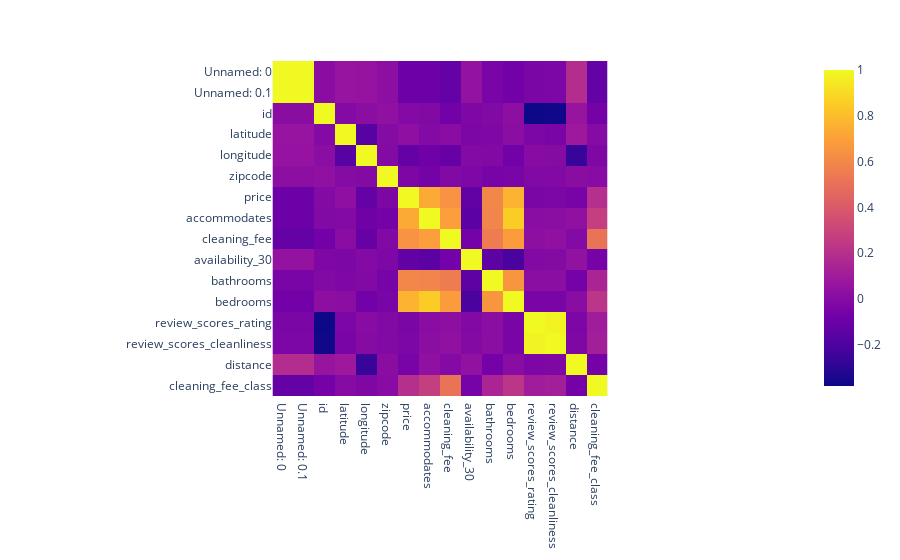

The cell this chart's notebook holds for it:
### Markdown cell above
# House Features

### Code cell
house = df[df['property_type'] == 'House']
hm2 = px.imshow(house.corr())
hm2.show()

### Figure 1 — Plotly figure (JSON) as saved in the notebook; plotly's stock layout.template omitted (floating-point values rounded to 4 significant figures; data arrays with more than 128 entries replaced by an {"elided": "..."} marker saying what was removed)
{"data": [{"coloraxis": "coloraxis", "hovertemplate": "x: %{x}<br>y: %{y}<br>color: %{z}<extra></extra>", "type": "heatmap", "x": ["Unnamed: 0", "Unnamed: 0.1", "id", "latitude", "longitude", "zipcode", "price", "accommodates", "cleaning_fee", "availability_30", "bathrooms", "bedrooms", "review_scores_rating", "review_scores_cleanliness", "distance", "cleaning_fee_class"], "y": ["Unnamed: 0", "Unnamed: 0.1", "id", "latitude", "longitude", "zipcode", "price", "accommodates", "cleaning_fee", "availability_30", "bathrooms", "bedrooms", "review_scores_rating", "review_scores_cleanliness", "distance", "cleaning_fee_class"], "z": {"elided": "16x16 float values"}}], "layout": {"coloraxis": {"colorscale": [[0, "#0d0887"], [0.1111, "#46039f"], [0.2222, "#7201a8"], [0.3333, "#9c179e"], [0.4444, "#bd3786"], [0.5556, "#d8576b"], [0.6667, "#ed7953"], [0.7778, "#fb9f3a"], [0.8889, "#fdca26"], [1, "#f0f921"]]}, "margin": {"t": 60}, "xaxis": {"constrain": "domain", "scaleanchor": "y"}, "yaxis": {"autorange": "reversed", "constrain": "domain"}}}
